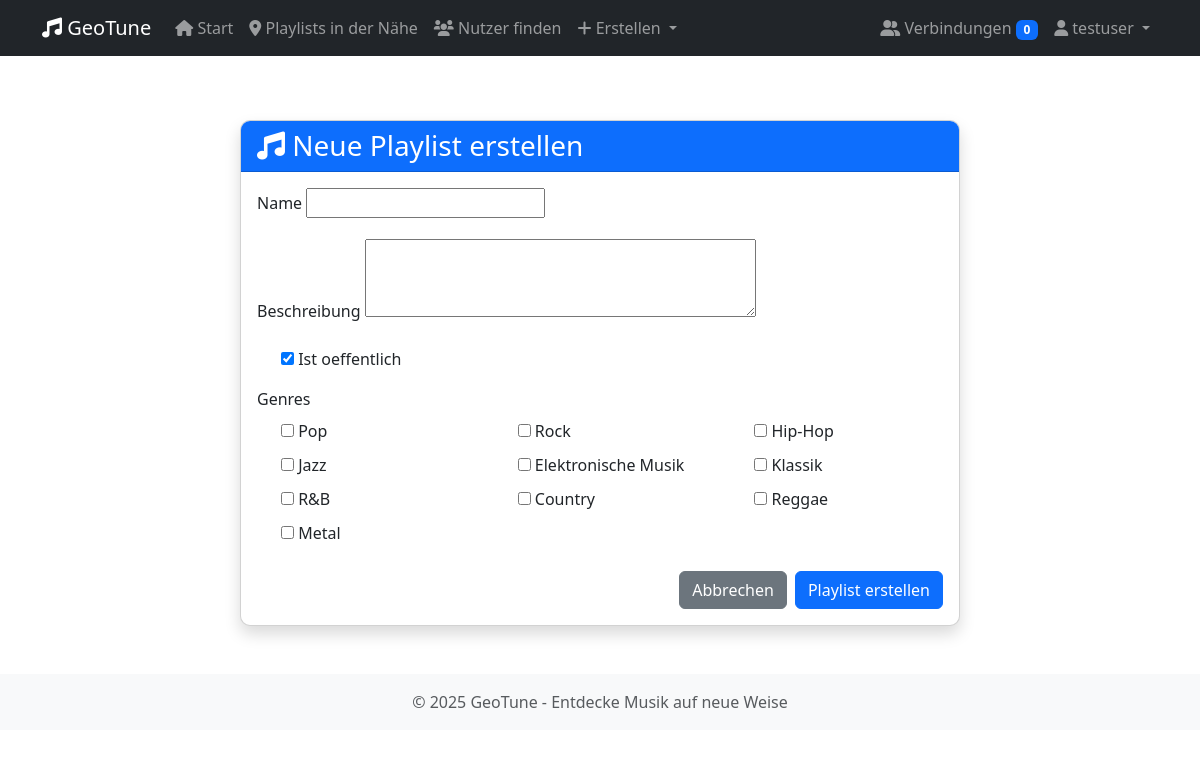
Screenshot of /playlist/neu/ (signed in) with the database file from the repository.
### geotune/models.py (models this page shows, shortened)
class Nutzer(AbstractUser):
    bio = models.TextField(blank=True)
    profilbild = models.ImageField(upload_to='profile_pics/', blank=True, null=True)
    premium_status = models.BooleanField(default=False)

class Genre(models.Model):
    name = models.CharField(max_length=50, unique=True)
    beschreibung = models.TextField(blank=True)
    def __str__(self):
        return self.name

### geotune/views.py (the view)
# urls.py: path('playlist/neu/', views.playlist_erstellen, name='playlist_erstellen'),
@login_required
def playlist_erstellen(request):
    if request.method == 'POST':
        form = PlaylistForm(request.POST)
        if form.is_valid():
            playlist = form.save(commit=False)
            playlist.erstellt_von = request.user
            playlist.save()
            form.save_m2m()
            messages.success(request, 'Playlist erfolgreich erstellt!')
            return redirect('playlist_detail', playlist_id=playlist.id)
    else:
        form = PlaylistForm()
    return render(request, 'geotune/playlist_form.html', {'form': form})

### geotune/forms.py
class PlaylistForm(forms.ModelForm):
    genres = forms.ModelMultipleChoiceField(
        queryset=Genre.objects.all(),
        widget=forms.CheckboxSelectMultiple,
        required=False
    )
    class Meta:
        model = Playlist
        fields = ['name', 'beschreibung', 'ist_oeffentlich', 'genres']
        widgets = {
            'beschreibung': forms.Textarea(attrs={'rows': 3}),
        }

### geotune/context_processors.py (called while the page is built)
def verbindungsanfragen(request):
    anzahl = 0
    if request.user.is_authenticated:
        anzahl = request.user.erhaltene_verbindungen.filter(status='angefragt').count()
    return {'anzahl_verbindungsanfragen': anzahl}

### geotune/templates/geotune/playlist_form.html (shortened to what this page needs)
{% extends 'geotune/base.html' %}
{% block content %}
<div class="container py-4">
    <div class="row justify-content-center">
        <div class="col-md-8">
            <div class="card shadow">
                <div class="card-header bg-primary text-white">
                    <h3 class="mb-0"><i class="fas fa-music"></i> Neue Playlist erstellen</h3>
                </div>
                <div class="card-body">
                    <form method="post">
                        <div class="mb-3">
                            <label for="{{ form.name.id_for_label }}" class="form-label">{{ form.name.label }}</label>
                            {{ form.name }}
                        </div>
                        <div class="mb-3">
                            <label for="{{ form.beschreibung.id_for_label }}" class="form-label">{{ form.beschreibung.label }}</label>
                            {{ form.beschreibung }}
                        </div>
                        <div class="mb-3 form-check">
                            {{ form.ist_oeffentlich }}
                            <label class="form-check-label" for="{{ form.ist_oeffentlich.id_for_label }}">
                                {{ form.ist_oeffentlich.label }}
                            </label>
                        </div>
                        <div class="mb-3">
                            <label class="form-label">{{ form.genres.label }}</label>
                            <div class="row">
                                {% for genre in form.genres %}
                                <div class="col-md-4 mb-2">
                                    <div class="form-check">
                                        {{ genre.tag }}
                                        <label class="form-check-label" for="{{ genre.id_for_label }}">
                                            {{ genre.choice_label }}
                                        </label>
                                    </div>
                                </div>
                                {% endfor %}
                            </div>
                        </div>
                        <div class="d-grid gap-2 d-md-flex justify-content-md-end">
                            <a href="{% url 'index' %}" class="btn btn-secondary">Abbrechen</a>
                            <button type="submit" class="btn btn-primary">Playlist erstellen</button>
                        </div>
                    </form>
                </div>
            </div>
        </div>
    </div>
</div>
{% endblock %}

### geotune/templates/geotune/base.html (shortened to what this page needs)
<!DOCTYPE html>
<html lang="de">
<head>
    <link href="https://cdn.jsdelivr.net/npm/bootstrap@5.3.0/dist/css/bootstrap.min.css" rel="stylesheet">
    <link rel="stylesheet" href="https://cdnjs.cloudflare.com/ajax/libs/font-awesome/6.0.0/css/all.min.css">
    {% load static %}
    <link rel="stylesheet" href="{% static 'geotune/css/style.css' %}">
    <link rel="stylesheet" href="https://unpkg.com/leaflet@1.7.1/dist/leaflet.css">
</head>
<body>
    <nav class="navbar navbar-expand-lg navbar-dark bg-dark">
        <div class="container">
            <a class="navbar-brand" href="{% url 'index' %}">
                <i class="fas fa-music"></i> GeoTune
            </a>
            <div class="collapse navbar-collapse" id="navbarNav">
                <ul class="navbar-nav me-auto">
                    <li class="nav-item">
                        <a class="nav-link" href="{% url 'index' %}">
                            <i class="fas fa-home"></i> Start
                        </a>
                    </li>
                    {% if user.is_authenticated %}
                        <li class="nav-item">
                            <a class="nav-link" href="{% url 'playlists_in_der_naehe' %}">
                                <i class="fas fa-map-marker-alt"></i> Playlists in der Nähe
                            </a>
                        </li>
                        <li class="nav-item">
                            <a class="nav-link" href="{% url 'nutzer_empfehlungen' %}">
                                <i class="fas fa-users"></i> Nutzer finden
                            </a>
                        </li>
                        <li class="nav-item dropdown">
                            <a class="nav-link dropdown-toggle" href="#" id="navbarDropdown" role="button"
                               data-bs-toggle="dropdown" aria-expanded="false">
                                <i class="fas fa-plus"></i> Erstellen
                            </a>
                        </li>
                    {% endif %}
                </ul>
                <ul class="navbar-nav">
                    {% if user.is_authenticated %}
                        <li class="nav-item">
                            <a class="nav-link" href="{% url 'verbindungen' %}">
                                <i class="fas fa-user-friends"></i> Verbindungen
                                <span class="badge bg-primary">{{ anzahl_verbindungsanfragen }}</span>
                            </a>
                        </li>
                        <li class="nav-item dropdown">
                            <a class="nav-link dropdown-toggle" href="#" id="userDropdown" role="button"
                               data-bs-toggle="dropdown" aria-expanded="false">
                                <i class="fas fa-user"></i> {{ user.username }}
                            </a>
                                </li>
                            </ul>
                    {% endif %}
            </div>
        </div>
    </nav>
    <main class="container py-4">
        {% block content %}{% endblock %}
    </main>
    <footer class="footer mt-auto py-3 bg-light">
        <div class="container text-center">
            <span class="text-muted">© {% now "Y" %} GeoTune - Entdecke Musik auf neue Weise</span>
        </div>
    </footer>
</body>
</html>

### geotune/static/geotune/css/style.css (style rules this page uses)
.card { border-radius: 10px; overflow: hidden; }

### rows the page displays
Nutzer: username "testuser"
Genre: choice_label "Pop"
Genre: choice_label "Rock"
Genre: choice_label "Hip-Hop"
Genre: choice_label "Jazz"
Genre: choice_label "Elektronische Musik"
Genre: choice_label "Klassik"
Genre: choice_label "R&B"
Genre: choice_label "Country"
Genre: choice_label "Reggae"
Genre: choice_label "Metal"

### other values shown
{{ anzahl_verbindungsanfragen }} "0"
